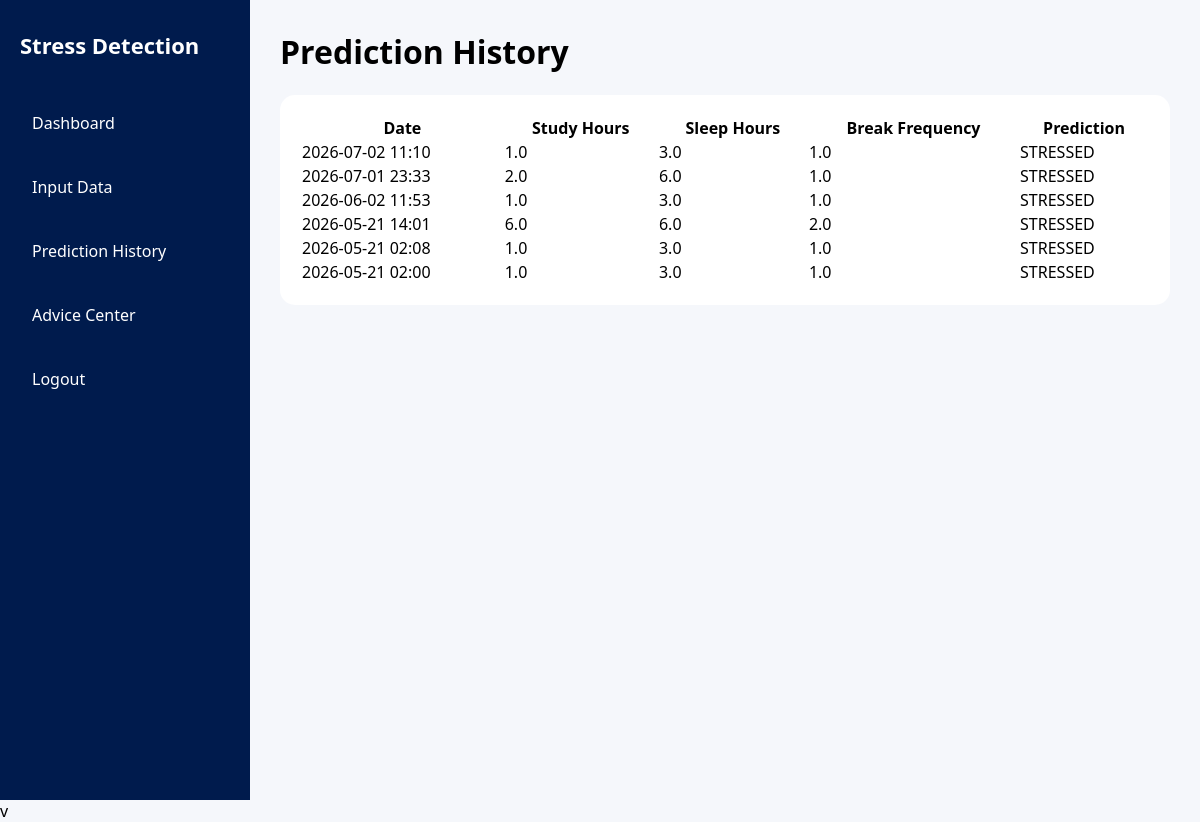
Screenshot of /history (signed in) with the database file from the repository.
### tables this page shows
CREATE TABLE predictions (

    id INTEGER PRIMARY KEY AUTOINCREMENT,

    username TEXT,

    study_hours REAL,

    sleep_hours REAL,

    break_frequency REAL,

    prediction TEXT,

    date TEXT
);

### app.py (the view)
@app.route('/history')
def history():
    if 'username' not in session:
        return redirect('/')
    username = session['username']
    conn = get_db_connection()
    predictions = conn.execute(
        '''
        SELECT * FROM predictions
        WHERE username=?
        ORDER BY id DESC
        ''',
        (username,)
    ).fetchall()
    conn.close()
    return render_template(
        'history.html',
        predictions=predictions
    )

### app.py (called while the page is built)
def get_db_connection():
    conn = sqlite3.connect('users.db')
    conn.row_factory = sqlite3.Row
    return conn

### templates/history.html (shortened to what this page needs)
<!DOCTYPE html>
<html>
<head>
<link rel="stylesheet"
href="{{ url_for('static', filename='style.css') }}">
</head>
<body>
<div class="main-container">
<div class="sidebar">
<div class="logo">
Stress Detection
</div>
<ul>
<li><a href="/dashboard">Dashboard</a></li>
<li><a href="/input">Input Data</a></li>
<li><a href="/history">Prediction History</a></li>
<li><a href="/advice">Advice Center</a></li>
<li><a href="/logout">Logout</a></li>
</ul>
</div>
<div class="content">
<h1>Prediction History</h1>
<br>
<table style="width:100%; background:white;
padding:20px; border-radius:15px;">
<tr>
<th>Date</th>
<th>Study Hours</th>
<th>Sleep Hours</th>
<th>Break Frequency</th>
<th>Prediction</th>
</tr>
{% for row in predictions %}
<tr>
<td>{{ row['date'] }}</td>
<td>{{ row['study_hours'] }}</td>
<td>{{ row['sleep_hours'] }}</td>
<td>{{ row['break_frequency'] }}</td>
<td>{{ row['prediction'] }}</td>
</tr>
{% endfor %}
</table>
</div>
</div>
</body>
</html>v

### static/style.css (style rules this page uses)
* { margin:0; padding:0; box-sizing:border-box; font-family: 'Segoe UI', sans-serif; }
body { background:#f5f7fb; }
.main-container { display:flex; min-height:100vh; }
.sidebar { width:250px; background:#001b4d; color:white; padding:30px 20px; }
.logo { font-size:22px; font-weight:bold; margin-bottom:40px; }
.sidebar ul { list-style:none; }
.sidebar ul li { margin:18px 0; }
.sidebar ul li a { color:white; text-decoration:none; padding:12px; display:block; border-radius:10px; transition:0.3s; }
.content { flex:1; padding:30px; }

### rows the page displays
predictions: date "2026-07-02 11:10", study_hours "1.0", sleep_hours "3.0", break_frequency "1.0", prediction "STRESSED"
predictions: date "2026-07-01 23:33", study_hours "2.0", sleep_hours "6.0", break_frequency "1.0", prediction "STRESSED"
predictions: date "2026-06-02 11:53", study_hours "1.0", sleep_hours "3.0", break_frequency "1.0", prediction "STRESSED"
predictions: date "2026-05-21 14:01", study_hours "6.0", sleep_hours "6.0", break_frequency "2.0", prediction "STRESSED"
predictions: date "2026-05-21 02:08", study_hours "1.0", sleep_hours "3.0", break_frequency "1.0", prediction "STRESSED"
predictions: date "2026-05-21 02:00", study_hours "1.0", sleep_hours "3.0", break_frequency "1.0", prediction "STRESSED"
